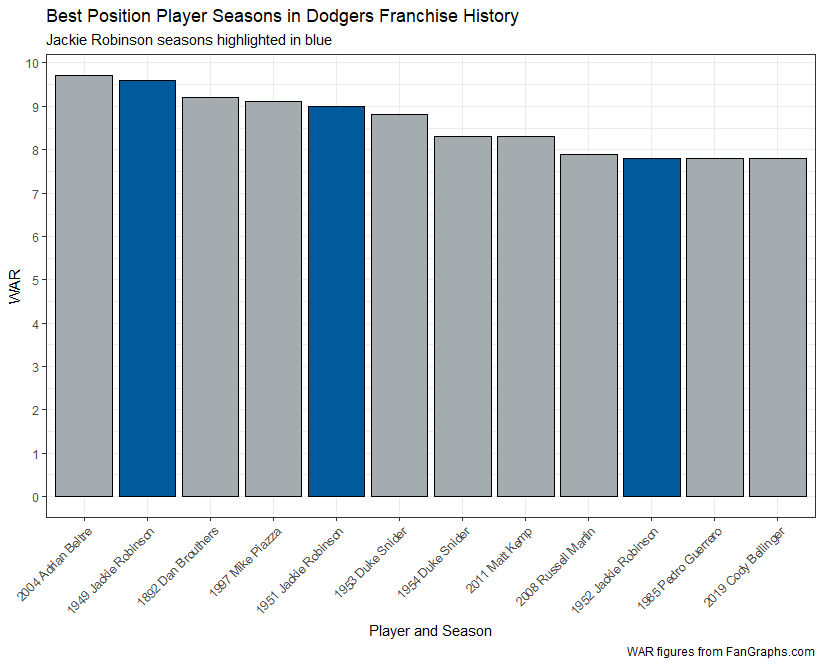

Generate this figure with R:
#Set working directory

setwd("C:/Users/daily/Desktop/Repositories/MiscVisuals/Jackie Robinson")

#Load necessary libraries

library(tidyverse)
library(ggplot2)
theme_set(theme_bw())

#Import data

dodger_season_data <- read.csv("C:/Users/daily/Desktop/Repositories/MiscVisuals/Jackie Robinson/Jackie Robinson Seasons.csv")

#Show top seasons

top_seasons <- top_n(dodger_season_data, 10)

#Add Jackie Robinson highlight column

top_seasons <- top_seasons %>%
  mutate(Highlight = ifelse(playerid == "1011070", "yes", "no"))

#Create visual

top_seasons %>%
  ggplot(aes(x = reorder(PlayerSeason, -WAR), y = WAR, fill = Highlight)) +
  geom_bar(stat = "identity", color = "black") +
  scale_y_continuous(breaks = seq(0, 10, 1)) +
  scale_fill_manual(values = c("yes" = "#005A9C", "no" = "#A5ACAF")) +
  theme(axis.text.x = element_text(angle = 45, vjust = 1, hjust = 1)) +
  labs(title = "Best Position Player Seasons in Dodgers Franchise History",
       subtitle = "Jackie Robinson seasons highlighted in blue",
       caption = "WAR figures from FanGraphs.com",
       x = "Player and Season",
       y = "WAR") +
  theme(legend.position = "none")
